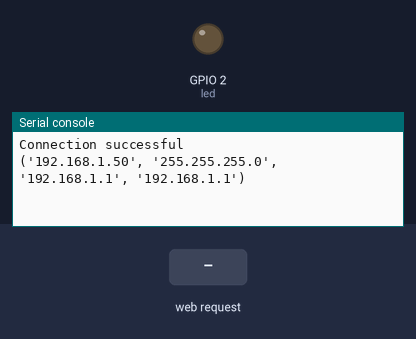
Bench run of a program on a simulated ESP32 board running MicroPython. Shown: output pins drawn as LEDs (lit = HIGH), the last lines printed to the serial console. Inputs (shaded band) come from the test bench. WiFi joins after 1.5 s.

Above: at 2.7 s.
2.8 s: HTTP request GET /?music=on received
At 4.1 s:
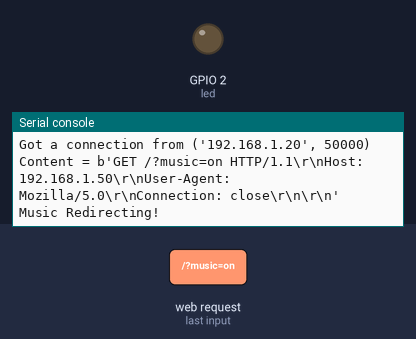
4.4 s: HTTP request GET / received
At 5.4 s:
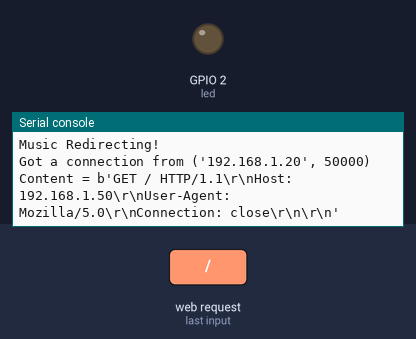

Measured:
- after the input at 2.8 s, the serial console: prints a new line after 0.10 s (image 1)
- after the input at 4.4 s, the serial console: prints a new line after 0.10 s (image 2)

The program:

guitar_main.py
```python
from machine import Pin, UART
import time
import network
import esp
import gc

try:
    import usocket as socket
except:
    import socket

esp.osdebug(None)
gc.collect()

# MODIFY PASSWORD AND SETTINGS
ssid = "TP-Link_65BE"
password = '44097783'
station = network.WLAN(network.STA_IF)

# By default, ap mode instead of sta mode. Change this.
station.active(True)
# Connect to WiFi network with above credentials
station.connect(ssid, password)

# Warning; test that credentials must be correct. Else boot.py stuck here
while station.isconnected() == False:
    pass

print('Connection successful')
print(station.ifconfig())

led = Pin(2, Pin.OUT)

def web_page():
    if curr_time == '':
        gpio_state="OFF"
    else:
        gpio_state= curr_time

    html = """<html><head> <title>ESP Web Server</title> <meta name="viewport" content="width=device-width, initial-scale=1">
    <link rel="icon" href="data:,"> <style>html{font-family: Helvetica; display:inline-block; margin: 0px auto; text-align: center;}
    h1{color: #0F3376; padding: 2vh;}p{font-size: 1.5rem;}.button{display: inline-block; background-color: #e7bd3b; border: none;
    border-radius: 4px; color: white; padding: 16px 40px; text-decoration: none; font-size: 30px; margin: 2px; cursor: pointer;}
    .button2{background-color: #4286f4;}</style></head><body> <h1>ESP Web Server</h1>
    <p>Current Time: <strong>""" + gpio_state + """</strong></p><p><a href="/?music=on"><button class="button">Music</button></a></p>
    </body></html>"""
    return html

s = socket.socket(socket.AF_INET, socket.SOCK_STREAM)
s.bind(('', 80))
s.listen(5)

# Updates from OpenMV send
curr_time = ''

# uart init
uart= UART(2,115200)
uart.init(115200,bits=8, parity=None, stop=1)

while True:
    conn, addr = s.accept()
    time.sleep(0.1)
    # Update based on uart read
    read = uart.readline()
    if read == None:
        pass
    # At least do a type check for URL error
    else:
        curr_time = read.decode("ascii")
        curr_time = curr_time.rstrip()
    print('Got a connection from %s' % str(addr))
    request = conn.recv(1024)
    request = str(request)
    print('Content = %s' % request)
    music_on = request.find('/?music=on')
    if music_on == 6:
        print('Music Redirecting!')
        # Send the redirect request to youtube
        conn.send('HTTP/1.1 302 Found\n')
        if curr_time == '':
            conn.send('Location: https://www.youtube.com/watch?v=ZV5qaR1VbFg' + curr_time)
        else:
            conn.send('Location: https://www.youtube.com/watch?v=ZV5qaR1VbFg&feature=youtu.be&t=' + curr_time)
            print('Arriving at: ' + curr_time)
        conn.close()
        continue
    response = web_page()
    conn.send('HTTP/1.1 200 OK\n')
    conn.send('Content-Type: text/html\n')
    conn.send('Connection: close\n\n')

    conn.sendall(response)
    conn.close()
```
